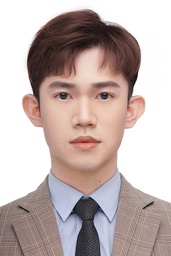
#> input picture hw3/imgA.jpg, 171 x 256 px, shrunk from 400 x 600 before the run
$ python part3.py
#> lines starting #> are read from the running program, lines starting #| are printed output that depends on the picture
### hw3/part12.py
import argparse
import os
import numpy as np
import matplotlib
matplotlib.use('TkAgg')
import matplotlib.pyplot as plt
from scipy.spatial import Delaunay
from skimage import draw
from scipy.ndimage import map_coordinates
from PIL import Image

HW3 = os.path.dirname(os.path.abspath(__file__))
OUT = os.path.join(HW3, 'output')
os.makedirs(OUT, exist_ok=True)


def load_images():
    imgA = np.array(Image.open(os.path.join(HW3, 'imgA.jpg')).convert('RGB'))
#> imgA is the input picture: shape (256, 171, 3); mean R, G, B 193, 177.2, 174.4
    imgB_pil = Image.open(os.path.join(HW3, 'imgB.jpg')).convert('RGB')
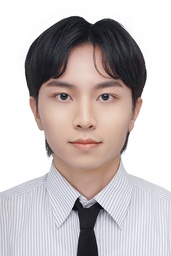
#> input picture hw3/imgB.jpg, 171 x 256 px, shrunk from 400 x 600 before the run
#> imgB_pil is the input picture: PIL image 171x256 RGB; mean R, G, B 197, 188.7, 188.5
#> (reads hw3/pts_A.npy from the repository)
#> (reads hw3/pts_B.npy from the repository)
    if (imgB_pil.height, imgB_pil.width) != imgA.shape[:2]:
        imgB_pil = imgB_pil.resize((imgA.shape[1], imgA.shape[0]))
    return imgA, np.array(imgB_pil)


# [31 lines left out: functions collect_keypoints, add_corners, not called in this run]


# ── Part 2 functions ─────────────────────────────────────────────────────────

def computeAffine(tri1_pts, tri2_pts):
    """
    Return 2x3 affine matrix A such that A @ [x, y, 1].T = [x', y'].T
    tri1_pts, tri2_pts: (3, 2) arrays of (x, y) vertices.
    Solve dst = A @ src  =>  A = dst @ inv(src).
    """
    ones = np.ones((3, 1))
    src = np.hstack([tri1_pts, ones]).T   # (3, 3): each column is [x, y, 1]
    dst = tri2_pts.T                       # (2, 3): rows are x', y'
    return dst @ np.linalg.inv(src)


def inverse_warp(src_img, src_pts, dst_pts, tri):
    """
    Warp src_img from src_pts geometry into dst_pts geometry.
    One loop over triangles only; pixels inside each triangle are vectorised.
    """
    h, w = src_img.shape[:2]
    n_ch = src_img.shape[2] if src_img.ndim == 3 else 1
    output = np.zeros_like(src_img, dtype=float)

    for simplex in tri.simplices:
        dst_tri = dst_pts[simplex]   # (3, 2) — (x, y) in destination space
        src_tri = src_pts[simplex]   # (3, 2) — (x, y) in source space

        # All pixel positions inside the destination triangle
        rr, cc = draw.polygon(dst_tri[:, 1], dst_tri[:, 0], shape=(h, w))
        if len(rr) == 0:
            continue

        # Inverse affine: destination coords → source coords
        A = computeAffine(dst_tri, src_tri)

        # Vectorised application of A to all (col, row) pairs at once
        coords_h = np.vstack([cc.astype(float),
                               rr.astype(float),
                               np.ones(len(rr))])   # (3, N)
        src_xy = A @ coords_h                        # (2, N): [src_x, src_y]
        src_col = src_xy[0]
        src_row = src_xy[1]

        # Interpolate source image at sub-pixel positions
        if src_img.ndim == 3:
            for c in range(n_ch):
                output[rr, cc, c] = map_coordinates(
                    src_img[:, :, c].astype(float),
                    [src_row, src_col],
                    order=1, mode='nearest'
                )
        else:
            output[rr, cc] = map_coordinates(
                src_img.astype(float),
                [src_row, src_col],
                order=1, mode='nearest'
            )

    return np.clip(output, 0, 255).astype(np.uint8)


# [65 lines left out: functions compute_midway_face, main, not called in this run]


# [2 lines that do not run on import are left out]

### hw3/part3.py
import os
import sys
import numpy as np
from PIL import Image
from scipy.spatial import Delaunay

sys.path.insert(0, os.path.dirname(os.path.abspath(__file__)))
from part12 import load_images, inverse_warp, HW3, OUT


def morph(im1, im2, im1_pts, im2_pts, tri, warp_frac, dissolve_frac):
    """
    Produce one morphed frame between im1 and im2.

    warp_frac    : 0 → keep im1 shape,  1 → keep im2 shape
    dissolve_frac: 0 → show im1 pixels, 1 → show im2 pixels
    """
    # Intermediate point set (same triangulation connectivity, shifted vertices)
    pts_warp = (1.0 - warp_frac) * im1_pts + warp_frac * im2_pts

    warp1 = inverse_warp(im1, im1_pts, pts_warp, tri)
    warp2 = inverse_warp(im2, im2_pts, pts_warp, tri)

    blended = (1.0 - dissolve_frac) * warp1.astype(float) \
            +        dissolve_frac  * warp2.astype(float)
    return np.clip(blended, 0, 255).astype(np.uint8)


def generate_morph_sequence(imgA, imgB, pts_A, pts_B, tri,
                             n_frames=45, fps=30):
    """
    Generate n_frames frames with warp_frac == dissolve_frac going 0→1.
    Returns list of PIL Images.
    """
#> called with pts_A = array of shape (58, 2), pts_B = array of shape (58, 2), n_frames = 45, fps = 30
    frames = []
    for i, t in enumerate(np.linspace(0, 1, n_frames)):
        print(f"\rGenerating frame {i + 1}/{n_frames}  (t={t:.3f})", end='', flush=True)
        frame = morph(imgA, imgB, pts_A, pts_B, tri,
                      warp_frac=t, dissolve_frac=t)
        frames.append(Image.fromarray(frame))
#> this loop made 45 passes
#> pass 1, in morph, `warp2 = inverse_warp(im2, im2_pts, pts_warp, tri)`:
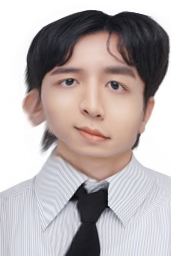
#> warp2: shape (256, 171, 3); mean R, G, B 183.9, 174.1, 173.9
#> after the loop, frames = 45 items
    print()
    return frames


def save_gif(frames, path, fps=30):
    ms_per_frame = int(1000 / fps)
    frames[0].save(
        path,
        save_all=True,
        append_images=frames[1:],
        loop=0,
        duration=ms_per_frame,
        optimize=False,
    )
    print(f"Saved {path}  ({len(frames)} frames @ {fps} fps)")


def main():
    imgA, imgB = load_images()

    pts_path_A = os.path.join(HW3, 'pts_A.npy')
    pts_path_B = os.path.join(HW3, 'pts_B.npy')
    if not (os.path.exists(pts_path_A) and os.path.exists(pts_path_B)):
        raise FileNotFoundError(
            "Run part12.py first to collect and save keypoints.")

    pts_A = np.load(pts_path_A)
    pts_B = np.load(pts_path_B)

    # Triangulation on midpoints (same structure used across all frames)
    pts_mid = (pts_A + pts_B) / 2
    tri = Delaunay(pts_mid)

    frames = generate_morph_sequence(imgA, imgB, pts_A, pts_B, tri,
                                     n_frames=45, fps=30)
#> frames = 45 items

    save_gif(frames, os.path.join(OUT, 'morph.gif'), fps=30)
#| Saved hw3/output/morph.gif  (45 frames @ 30 fps)


if __name__ == '__main__':
    main()
